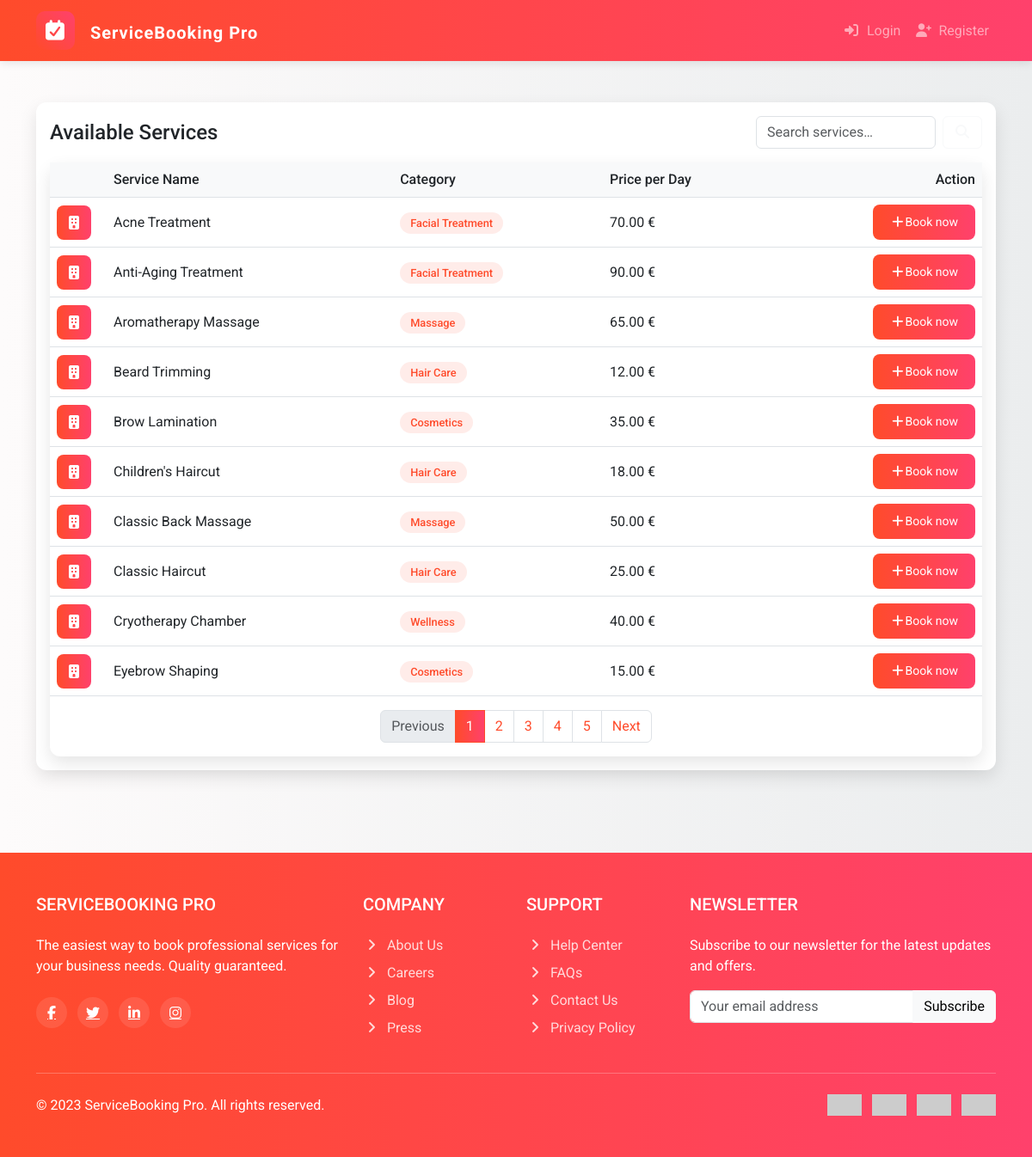
The page / on the database its author committed.
### services/models.py (models this page shows, shortened)
class Service(models.Model):
    name = models.CharField(max_length=200)
    description = models.TextField(blank=True)
    category = models.CharField(max_length=100)
    price = models.DecimalField(max_digits=10, decimal_places=2)

### services/views.py (the view)
# urls.py: path("", views.service_list, name="service_list"),
def service_list(request):
    q = (request.GET.get("q") or "").strip()
    qs = Service.objects.all()
    if q:
        qs = qs.filter(
            Q(name__icontains=q) |
            Q(category__icontains=q) |
            Q(description__icontains=q)
        )
    qs = qs.order_by("name")
    paginator = Paginator(qs, 10)  # 10 per page
    page_obj = paginator.get_page(request.GET.get("page"))
    return render(
        request,
        "services/service_list.html",
        {"page_obj": page_obj, "q": q},
    )

### templates/services/service_list.html (shortened to what this page needs)
{% extends 'base.html' %}
{% block content %}
   <div class="card">
            <div class="card-body">
<div class="d-flex align-items-center justify-content-between mb-3">
  <h1 class="h4 m-0">Available Services</h1>
  <form method="get" action="{% url 'service_list' %}" class="d-flex" role="search">
    <input class="form-control me-2" type="search" name="q" placeholder="Search services…" value="{{ q }}">
    <button class="btn btn-outline-light" type="submit">
      <i class="fas fa-search"></i>
    </button>
  </form>
</div>
   <div class="card">
<div class="table-responsive">
  <table class="table table-hover align-middle">
    <thead>
      <tr>
        <th style="width:40px;"></th>
        <th>Service Name</th>
        <th>Category</th>
        <th>Price per Day</th>
        <th class="text-end">Action</th>
      </tr>
    </thead>
    <tbody>
      {% for s in page_obj %}
        <tr>
          <td><div class="service-icon"><i class="fas fa-building"></i></div></td>
          <td>
            {% if s.get_absolute_url %}
              <a href="{{ s.get_absolute_url }}">{{ s.name }}</a>
            {% else %}
              {{ s.name }}
            {% endif %}
          </td>
          <td><span class="service-category">{{ s.category }}</span></td>
          <td>{{ s.price }} €</td>
          <td class="text-end">
            {% if user.is_authenticated %}
              <a href="{% url 'booking_form' s.pk %}" class="btn btn-primary btn-sm">
               <i class="fa-solid fa-plus me-2"></i></i>Book now
              </a>
            {% else %}
              <a href="{% url 'login' %}?next={% url 'booking_form' s.pk %}" class="btn btn-primary btn-sm">
               <i class="fa-solid fa-plus"></i></i>Book now
              </a>
            {% endif %}
          </td>
        </tr>
      {% empty %}
        <tr>
          <td colspan="5" class="text-center py-4 text-muted">Keine Services gefunden.</td>
        </tr>
      {% endfor %}
    </tbody>
  </table>
</div>
<nav aria-label="Service pagination">
  <ul class="pagination justify-content-center">
    {% if page_obj.has_previous %}
      <li class="page-item">
        <a class="page-link" href="?q={{ q }}&page={{ page_obj.previous_page_number }}">Previous</a>
      </li>
    {% else %}
      <li class="page-item disabled"><span class="page-link">Previous</span></li>
    {% endif %}
    {% for p in page_obj.paginator.page_range %}
      {% if p == page_obj.number %}
        <li class="page-item active"><span class="page-link">{{ p }}</span></li>
      {% else %}
        <li class="page-item"><a class="page-link" href="?q={{ q }}&page={{ p }}">{{ p }}</a></li>
      {% endif %}
    {% endfor %}
    {% if page_obj.has_next %}
      <li class="page-item">
        <a class="page-link" href="?q={{ q }}&page={{ page_obj.next_page_number }}">Next</a>
      </li>
    {% else %}
      <li class="page-item disabled"><span class="page-link">Next</span></li>
    {% endif %}
  </ul>
</nav>
	</div>
        </div>
		</div>
{% endblock %}

### templates/base.html (shortened to what this page needs)
{% load static %}
<!DOCTYPE html>
<html lang="en">
   <head>
      <link href="https://cdn.jsdelivr.net/npm/bootstrap@5.3.0/dist/css/bootstrap.min.css" rel="stylesheet">
      <link rel="stylesheet" href="https://cdnjs.cloudflare.com/ajax/libs/font-awesome/7.0.0/css/all.min.css" />
      <link rel="stylesheet" href="{% static 'css/style.css' %}">
   </head>
   <body>
      <nav class="navbar sticky-top navbar-expand-lg navbar-dark gradient-bg">
         <div class="container">
            <a class="navbar-brand" href="{% url 'service_list' %}">
               <div class="logo"><i class="fas fa-calendar-check fa-lg"></i></div>
               ServiceBooking Pro
            </a>
            <div class="collapse navbar-collapse justify-content-end" id="navbarNav">
               {% if user.is_authenticated %}
               <ul class="navbar-nav d-flex align-items-center">
			      <li class="nav-item">
                     <a class="nav-link" href="{% url 'my_bookings' %}"><i class="fas fa-chart-line me-1"></i> Dashboard</a>
                  </li>
                  <li class="nav-item dropdown">
					<a class="nav-link dropdown-toggle d-flex align-items-center" href="#" role="button" data-bs-toggle="dropdown">
					  <i class="fa-solid fa-user me-2"></i>
					  {{ user.first_name|default:user.username }}
					</a>
                     <ul class="dropdown-menu dropdown-menu-end">
                        <li><a class="dropdown-item" href="{% url 'my_bookings' %}"><i class="fas fa-calendar me-2"></i>My Bookings</a></li>
                        <li>
                           <hr class="dropdown-divider">
                        </li>
                        <li>
                           <form method="post" action="{% url 'logout' %}" class="px-3">
                              {% csrf_token %}
                              <button type="submit" class="btn btn-link dropdown-item px-0">
                              <i class="fas fa-sign-out-alt me-2"></i>Logout
                              </button>
                           </form>
                        </li>
                     </ul>
                  </li>
               </ul>
               {% else %}
               <ul class="navbar-nav">
                  <li class="nav-item">
                     <a class="nav-link" href="{% url 'login' %}">
                     <i class="fas fa-sign-in-alt me-1"></i> Login
                     </a>
                  </li>
                  <li class="nav-item">
                     <a class="nav-link" href="{% url 'register' %}">
                     <i class="fas fa-user-plus me-1"></i> Register
                     </a>
                  </li>
               </ul>
               {% endif %}
            </div>
         </div>
      </nav>
      <div class="container py-5">
         {% block content %}
         {% endblock %}
      </div>
      <footer class="py-5 mt-5">
         <div class="container">
            <div class="row">
               <div class="col-lg-4 mb-4 mb-lg-0">
                  <h5 class="text-uppercase mb-4">ServiceBooking Pro</h5>
                  <p>The easiest way to book professional services for your business needs. Quality guaranteed.</p>
                  <div class="mt-4">
                     <a href="#" class="social-icon me-2"><i class="fab fa-facebook-f"></i></a>
                     <a href="#" class="social-icon me-2"><i class="fab fa-twitter"></i></a>
                     <a href="#" class="social-icon me-2"><i class="fab fa-linkedin-in"></i></a>
                     <a href="#" class="social-icon"><i class="fab fa-instagram"></i></a>
                  </div>
               </div>
               <div class="col-lg-2 col-md-6 mb-4 mb-md-0">
                  <h5 class="text-uppercase mb-4">Company</h5>
                  <ul class="list-unstyled footer-links">
                     <li class="mb-2"><a href="#"><i class="fas fa-angle-right me-2"></i>About Us</a></li>
                     <li class="mb-2"><a href="#"><i class="fas fa-angle-right me-2"></i>Careers</a></li>
                     <li class="mb-2"><a href="#"><i class="fas fa-angle-right me-2"></i>Blog</a></li>
                     <li class="mb-2"><a href="#"><i class="fas fa-angle-right me-2"></i>Press</a></li>
                  </ul>
               </div>
               <div class="col-lg-2 col-md-6 mb-4 mb-md-0">
                  <h5 class="text-uppercase mb-4">Support</h5>
                  <ul class="list-unstyled footer-links">
                     <li class="mb-2"><a href="#"><i class="fas fa-angle-right me-2"></i>Help Center</a></li>
                     <li class="mb-2"><a href="#"><i class="fas fa-angle-right me-2"></i>FAQs</a></li>
                     <li class="mb-2"><a href="#"><i class="fas fa-angle-right me-2"></i>Contact Us</a></li>
                     <li class="mb-2"><a href="#"><i class="fas fa-angle-right me-2"></i>Privacy Policy</a></li>
                  </ul>
               </div>
               <div class="col-lg-4 col-md-12">
                  <h5 class="text-uppercase mb-4">Newsletter</h5>
                  <p>Subscribe to our newsletter for the latest updates and offers.</p>
                  <div class="input-group mb-3">
                     <input type="email" class="form-control" placeholder="Your email address" aria-label="Email">
                     <button class="btn btn-light" type="button">Subscribe</button>
                  </div>
               </div>
            </div>
            <hr class="my-4 bg-light">
            <div class="row align-items-center">
               <div class="col-md-6 text-center text-md-start">
                  <p class="mb-0">&copy; 2023 ServiceBooking Pro. All rights reserved.</p>
               </div>
               <div class="col-md-6 text-center text-md-end">
                  <img src="https://via.placeholder.com/40x25/ffffff/000000?text=VISA" alt="Visa" class="me-2">
                  <img src="https://via.placeholder.com/40x25/ffffff/000000?text=MC" alt="Mastercard" class="me-2">
                  <img src="https://via.placeholder.com/40x25/ffffff/000000?text=PP" alt="PayPal" class="me-2">
                  <img src="https://via.placeholder.com/40x25/ffffff/000000?text=AMEX" alt="American Express">
               </div>
            </div>
         </div>
      </footer>
   </body>
</html>

### static/css/style.css (style rules this page uses)
*, *::before, *::after { animation: none !important; transition: none !important; scroll-behavior: auto !important; }
:root { --primary: #FF4B2B; --secondary: #FF416C; --accent: #FF6B6B; --light: #f8f9fa; --dark: #343a40; }
body { font-family: 'Roboto', sans-serif; background: linear-gradient(to right, #fdfbfb, #ebedee); min-height: 100vh; display: flex; flex-direction: column; }
.container { background-color: none; }
.gradient-bg { background: linear-gradient(to right, var(--primary), var(--secondary)); }
.navbar { box-shadow: 0 2px 10px rgba(0,0,0,0.1); }
.navbar-brand { font-weight: 700; letter-spacing: 1px; }
.logo { display: inline-flex; align-items: center; justify-content: center; background: linear-gradient(45deg, var(--primary), var(--secondary)); color: #fff; width: 45px; height: 45px; border-radius: 10px; margin-right: 12px; }
.card { border-radius: 12px; box-shadow: 0 8px 20px rgba(0,0,0,0.1); border: none; }
.btn-primary { background: linear-gradient(to right, var(--primary), var(--secondary)); border: none; border-radius: 8px; padding: 10px 20px; }
.table th { border-top: none; font-weight: 500; background-color: var(--light); }
.service-category { padding: 5px 12px; border-radius: 20px; font-size: 0.8rem; font-weight: 500; background-color: rgba(255, 75, 43, 0.1); color: var(--primary); }
.service-icon { width: 40px; height: 40px; display: flex; align-items: center; justify-content: center; background: linear-gradient(to right, var(--primary), var(--secondary)); color: #fff; border-radius: 8px; margin-right: 10px; }
footer { background: linear-gradient(to right, var(--primary), var(--secondary)); color: #fff; margin-top: auto; }
.footer-links a { color: rgba(255,255,255,0.8); text-decoration: none; }
.social-icon { width: 36px; height: 36px; display: inline-flex; align-items: center; justify-content: center; background: rgba(255,255,255,0.1); color: #fff; border-radius: 50%; }
.page-item.active .page-link { background: linear-gradient(to right, var(--primary), var(--secondary)); border-color: var(--primary); }
.page-link { color: var(--primary); }

### rows shown on the page
Service: name "Acne Treatment", category "Facial Treatment", price "70.00"
Service: name "Anti-Aging Treatment", category "Facial Treatment", price "90.00"
Service: name "Aromatherapy Massage", category "Massage", price "65.00"
Service: name "Beard Trimming", category "Hair Care", price "12.00"
Service: name "Brow Lamination", category "Cosmetics", price "35.00"
Service: name "Children's Haircut", category "Hair Care", price "18.00"
Service: name "Classic Back Massage", category "Massage", price "50.00"
Service: name "Classic Haircut", category "Hair Care", price "25.00"
Service: name "Cryotherapy Chamber", category "Wellness", price "40.00"
Service: name "Eyebrow Shaping", category "Cosmetics", price "15.00"

### other values the page prints
{{ p }} "1"
{{ p }} "2" "3" "4" "5"
